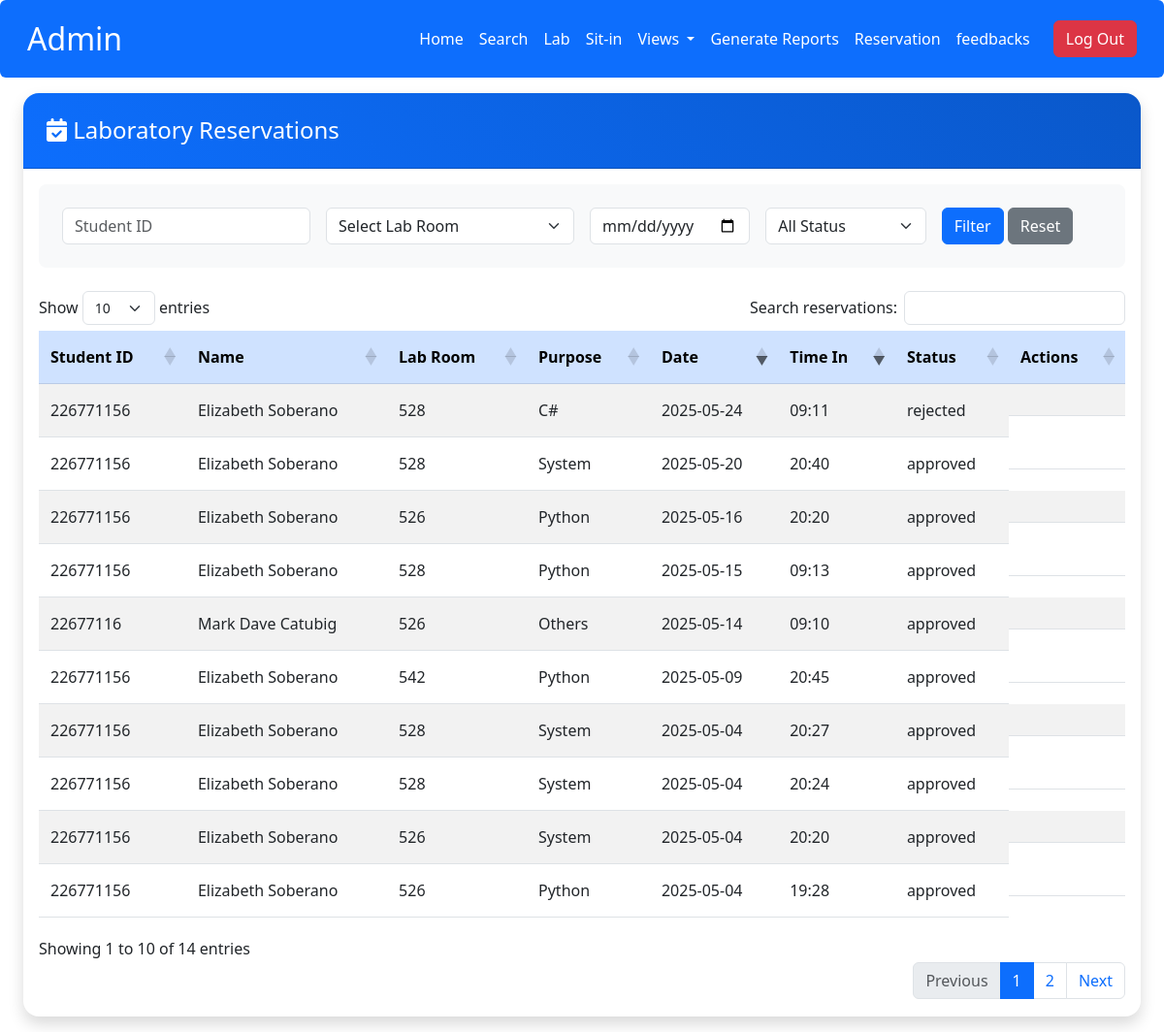
The app's page /admin/view_reservations.php, older data.
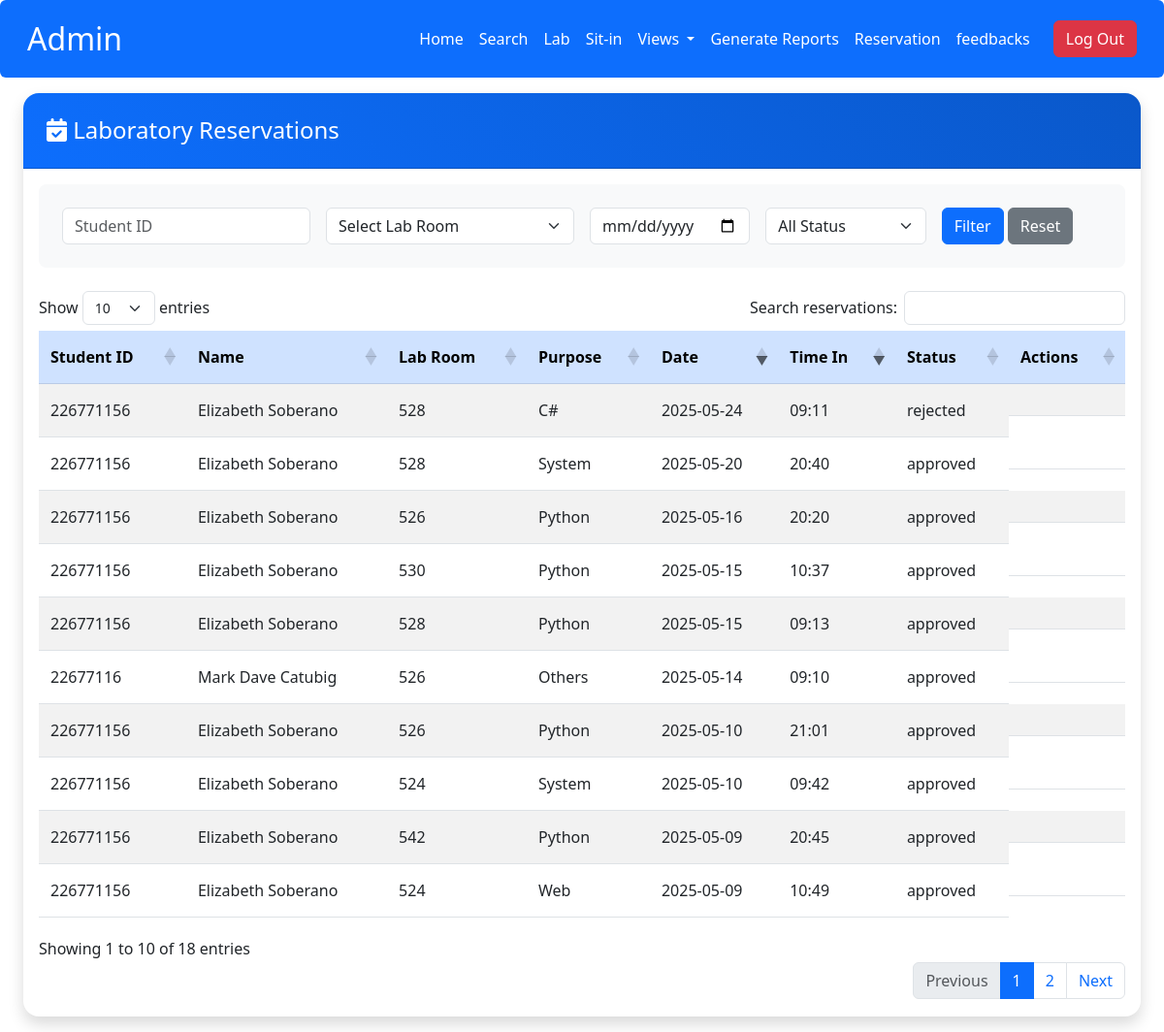
The same page, newer data.
### tables this page shows
CREATE TABLE `reservation` (
  `reservation_id` int(11) NOT NULL,
  `id_number` int(11) NOT NULL,
  `lab` varchar(11) NOT NULL,
  `pc_number` int(11) NOT NULL,
  `purpose` varchar(50) NOT NULL,
  `reservation_date` varchar(10) NOT NULL,
  `reservation_time` varchar(10) NOT NULL,
  `status` varchar(10) NOT NULL DEFAULT 'pending',
  `created_at` timestamp NOT NULL DEFAULT current_timestamp()
);

CREATE TABLE `user` (
  `id` int(11) NOT NULL,
  `lname` varchar(50) DEFAULT NULL,
  `fname` varchar(50) DEFAULT NULL,
  `MName` varchar(50) DEFAULT NULL,
  `Course` varchar(50) DEFAULT NULL,
  `Level` varchar(10) DEFAULT NULL,
  `username` varchar(50) DEFAULT NULL,
  `password` varchar(255) NOT NULL,
  `image` varchar(255) DEFAULT NULL,
  `email` varchar(100) NOT NULL,
  `address` varchar(255) DEFAULT NULL,
  `role` enum('admin','user') NOT NULL DEFAULT 'user',
  `remaining_session` int(11) NOT NULL DEFAULT 30,
  `points` int(11) DEFAULT 0
);

### admin/view_reservations.php (the view, shortened to what this page needs)
<?php
include('db.php');
include('admin_navbar.php');
?>
<!DOCTYPE html>
<html lang="en">
<head>
    <link rel="stylesheet" href="https://cdn.jsdelivr.net/npm/bootstrap@5.3.0/dist/css/bootstrap.min.css">
    <link rel="stylesheet" href="https://cdnjs.cloudflare.com/ajax/libs/font-awesome/6.5.1/css/all.min.css">
    <link rel="stylesheet" href="https://cdn.datatables.net/1.11.5/css/dataTables.bootstrap5.min.css">
</head>
<body>
    <div class="container-fluid px-4 py-3">
        <div class="card">
            <div class="card-header">
                <h4 class="mb-0 text-white">
                    <i class="fas fa-calendar-check"></i> Laboratory Reservations
                </h4>
            </div>
            <div class="card-body">
                <form method="POST" class="filter-section">
                    <div class="row g-3">
                        <div class="col-md-3">
                            <input type="text" class="form-control" name="student_id" placeholder="Student ID" value="<?php echo $_POST['student_id'] ?? ''; ?>">
                        </div>
                        <div class="col-md-3">
                            <select class="form-select" name="lab_room">
                                <option value="">Select Lab Room</option>
                            </select>
                        </div>
                        <div class="col-md-2">
                            <input type="date" class="form-control" name="date" value="<?php echo $_POST['date'] ?? ''; ?>">
                        </div>
                        <div class="col-md-2">
                            <select class="form-select" name="status">
                                <option value="">All Status</option>
                            </select>
                        </div>
                        <div class="col-md-2">
                            <button type="submit" class="btn btn-primary">Filter</button>
                            <a href="view_reservations.php" class="btn btn-secondary">Reset</a>
                        </div>
                    </div>
                </form>
                <div class="table-responsive">
                    <table id="reservationsTable" class="table table-striped">
                        <thead class="table-primary">
                            <tr>
                                <th>Student ID</th>
                                <th>Name</th>
                                <th>Lab Room</th>
                                <th>Purpose</th>
                                <th>Date</th>
                                <th>Time In</th>
                                <th>Status</th>
                                <th>Actions</th>
                            </tr>
                        </thead>
                        <tbody>
                            <?php
                            $query = "SELECT r.*, u.fname, u.lname
                                    FROM reservation r
                                    LEFT JOIN user u ON r.id_number = u.id";
                            $query .= " ORDER BY r.reservation_date DESC, r.reservation_time DESC";
                            $stmt = $con->prepare($query);
                            $stmt->execute();
                            $result = $stmt->get_result();
                            while($row = $result->fetch_assoc()) {
                                $status_class = match($row['status']) {
                                    'pending' => 'status-pending',
                                    'approved' => 'status-approved',
                                    'rejected' => 'status-rejected',
                                    default => ''
                                };
                                echo "<tr>
                                        <td>{$row['id_number']}</td>
                                        <td>{$row['fname']} {$row['lname']}</td>
                                        <td>{$row['lab']}</td>
                                        <td>{$row['purpose']}</td>
                                        <td>{$row['reservation_date']}</td>
                                        <td>{$row['reservation_time']}</td>
                                        <td class='{$status_class}'>{$row['status']}</td>
                                        <td class='action-buttons'>";
                                echo "</td></tr>";
                            }
                            ?>
                        </tbody>
                    </table>
                </div>
            </div>
        </div>
    </div>
</body>
</html>

Row changes from the older to the newer data that the page shows:
no longer on this page (row unchanged): reservation: id_number "226771156", id_number.fname "Elizabeth", id_number.lname "Soberano", lab "528", purpose "System", reservation_date "2025-05-04", reservation_time "20:27", status "approved"
no longer on this page (row unchanged): reservation: id_number "226771156", id_number.fname "Elizabeth", id_number.lname "Soberano", lab "528", purpose "System", reservation_date "2025-05-04", reservation_time "20:24", status "approved"
no longer on this page (row unchanged): reservation: id_number "226771156", id_number.fname "Elizabeth", id_number.lname "Soberano", lab "526", purpose "System", reservation_date "2025-05-04", reservation_time "20:20", status "approved"
no longer on this page (row unchanged): reservation: id_number "226771156", id_number.fname "Elizabeth", id_number.lname "Soberano", lab "526", purpose "Python", reservation_date "2025-05-04", reservation_time "19:28", status "approved"
added reservation: id_number "226771156", id_number.fname "Elizabeth", id_number.lname "Soberano", lab "530", purpose "Python", reservation_date "2025-05-15", reservation_time "10:37", status "approved"
added reservation: id_number "226771156", id_number.fname "Elizabeth", id_number.lname "Soberano", lab "526", purpose "Python", reservation_date "2025-05-10", reservation_time "21:01", status "approved"
added reservation: id_number "226771156", id_number.fname "Elizabeth", id_number.lname "Soberano", lab "524", purpose "System", reservation_date "2025-05-10", reservation_time "09:42", status "approved"
added reservation: id_number "226771156", id_number.fname "Elizabeth", id_number.lname "Soberano", lab "524", purpose "Web", reservation_date "2025-05-09", reservation_time "10:49", status "approved"
Text that changed along with them:
text written by a page script: "Show entries Search reservations: Showing 1 to 10 of 14 entries Previous 1 2 Next" → "Show entries Search reservations: Showing 1 to 10 of 18 entries Previous 1 2 Next"
